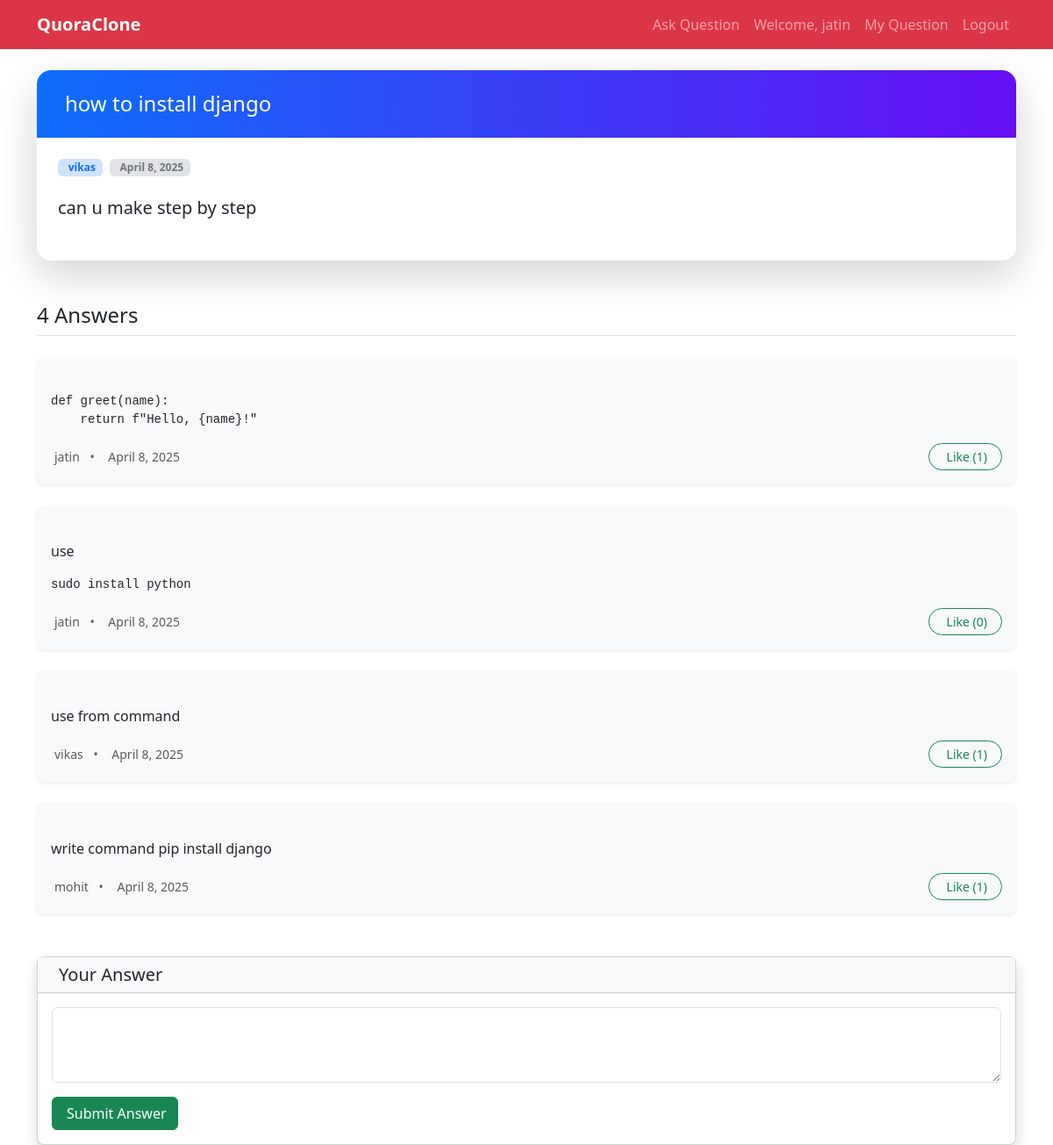
Screenshot of /qa/question/3/ (signed in) with the database file from the repository.
### qa_app/models.py (models this page shows, shortened)
class Question(models.Model):
    title = models.CharField(max_length=200)
    content = models.TextField()
    author = models.ForeignKey(User, on_delete=models.CASCADE, related_name='questions')
    created_at = models.DateTimeField(auto_now_add=True)
    updated_at = models.DateTimeField(auto_now=True)

class Answer(models.Model):
    question = models.ForeignKey(Question, on_delete=models.CASCADE, related_name='answers')
    content = models.TextField()
    author = models.ForeignKey(User, on_delete=models.CASCADE, related_name='answers')
    created_at = models.DateTimeField(auto_now_add=True)
    updated_at = models.DateTimeField(auto_now=True)
    likes = models.ManyToManyField(User, related_name='liked_answers', blank=True)
    def total_likes(self):
        return self.likes.count()

### qa_app/views.py (the view)
# urls.py: path('question/<int:pk>/', views.question_detail, name='question_detail'),
@login_required
def question_detail(request, pk):
    question = get_object_or_404(Question, pk=pk)
    question.content = mark_safe(markdown(question.content, extensions=['fenced_code']))
    answers = question.answers.all().order_by('-created_at')
    for answer in answers:
        answer.content = mark_safe(markdown(answer.content, extensions=['fenced_code']))
    if request.method == 'POST':
        form = AnswerForm(request.POST)
        if form.is_valid() and request.user.is_authenticated:
            answer = form.save(commit=False)
            answer.question = question
            answer.author = request.user
            answer.save()
            return redirect('question_detail', pk=pk)
    else:
        form = AnswerForm()
    return render(request, 'qa_app/question_details.html', {
        'question': question,
        'answers': answers,
        'form': form
    })

### qa_app/forms.py
class AnswerForm(forms.ModelForm):
    class Meta:
        model = Answer
        fields = ['content']
        widgets = {
            'content': forms.Textarea(attrs={'class': 'form-control', 'rows': 3}),
        }
        labels = {
            'content': 'Your Answer',
        }

### templates/qa_app/question_details.html (shortened to what this page needs)
{% extends 'base.html' %}
{% block content %}
<div class="card mb-5 shadow-lg border-0 rounded-4 position-relative question-card">
    <div class="card-header text-white py-4 px-4 border-0 rounded-top-4" style="background: linear-gradient(to right, #0d6efd, #6610f2);">
        <h2 class="mb-0 d-flex align-items-center">
            <span class="fs-4">{{ question.title }}</span>
        </h2>
    </div>
    <div class="card-body p-4">
        <div class="d-flex flex-wrap align-items-center mb-3">
            <span class="badge bg-primary-subtle text-primary me-2">
                 {{ question.author.username }}
            </span>
            <span class="badge bg-secondary-subtle text-secondary">
                 {{ question.created_at|date:"F j, Y" }}
            </span>
        </div>
        <div class="question-content fs-5 lh-lg text-dark">
            {{ question.content|safe}}
        </div>
    </div>
</div>
<h4 class="mb-4 border-bottom pb-2">{{ answers.count }} Answer{% if answers.count != 1 %}s{% endif %}</h4>
{% for answer in answers %}
    <div class="card mb-4 border-0 shadow-sm rounded-3 bg-light answer-card" id="answer-{{ answer.id }}">
        <div class="card-body">
            <div class="fs-6 mb-3 text-dark">
                {{ answer.content|safe }}
            </div>
            <div class="d-flex justify-content-between align-items-center">
                <small class="text-muted">
                    {{ answer.author.username }}
                    <span class="mx-2">•</span>
                    {{ answer.created_at|date:"F j, Y" }}
                </small>
                {% if user.is_authenticated %}
                    <button class="btn btn-sm btn-outline-success like-button rounded-pill px-3" data-answer-id="{{ answer.id }}">
                        {% if user in answer.likes.all %}
                            <i class="bi bi-hand-thumbs-down me-1"></i>Unlike
                        {% else %}
                            Like
                        {% endif %}
                        (<span class="likes-count">{{ answer.total_likes }}</span>)
                    </button>
                {% else %}
                    <span class="badge bg-secondary rounded-pill px-3 py-2">
                        <i class="bi bi-heart-fill me-1"></i>{{ answer.total_likes }}
                    </span>
                {% endif %}
            </div>
        </div>
    </div>
{% empty %}
    <div class="alert alert-info shadow-sm">
        <i class="bi bi-info-circle-fill me-2"></i>No answers yet. Be the first to answer!
    </div>
{% endfor %}
{% if user.is_authenticated %}
    <div class="card mt-5 shadow rounded-3">
        <div class="card-header bg-light">
            <h5 class="mb-0">Your Answer</h5>
        </div>
        <div class="card-body">
            <form method="post">
                <div class="mb-3">
                    {{ form.content }}
                </div>
                <button type="submit" class="btn btn-success">
                     Submit Answer
                </button>
            </form>
        </div>
    </div>
{% else %}
    <div class="alert alert-secondary mt-5 text-center">
        <i class="bi bi-box-arrow-in-right me-1"></i>
        <a href="{% url 'login' %}" class="alert-link">Login</a> to post an answer.
    </div>
{% endif %}
{% endblock %}

### templates/base.html (shortened to what this page needs)
<!DOCTYPE html>
<html lang="en">
<head>
    <link rel="stylesheet" href="https://cdnjs.cloudflare.com/ajax/libs/highlight.js/11.8.0/styles/github.min.css">
    <link href="https://cdn.jsdelivr.net/npm/bootstrap@5.3.0-alpha1/dist/css/bootstrap.min.css" rel="stylesheet">
</head>
<body>
    <nav class="navbar navbar-expand-lg navbar-dark bg-danger mb-4">
        <div class="container">
            <a class="navbar-brand" href="{% url 'home' %}">QuoraClone</a>
            <div class="collapse navbar-collapse" id="navbarNav">
                <ul class="navbar-nav ms-auto">
                    {% if user.is_authenticated %}
                        <li class="nav-item">
                            <a class="nav-link" href="{% url 'ask_question' %}">Ask Question</a>
                        </li>
                        <li class="nav-item">
                            <span class="nav-link">Welcome, {{ user.username }}</span>
                        </li>
                        <li class="nav-item">
                            <a class="nav-link" href="{% url 'my_questions' %}">My Question</a>
                        </li>
                        <li class="nav-item">
                            <a class="nav-link" href="{% url 'logout' %}">Logout</a>
                        </li>
                    {% endif %}
                </ul>
            </div>
        </div>
    </nav>
    <div class="container">
        {% block content %}{% endblock %}
    </div>
</body>
</html>

### templates/base.html (style rules this page uses)
.navbar-brand { font-weight: bold; }
.question-card { transition: transform 0.2s ease-in-out, box-shadow 0.2s ease-in-out; }

### rows the page displays
Question: title "how to install django", author.username "vikas", created_at "April 8, 2025", content "can u make step by step"
Answer: content "def greet(name): return f\"Hello, {name}!\"", author.username "jatin", created_at "April 8, 2025", shows "Like", total_likes "1"
Answer: content "use sudo install python", author.username "jatin", created_at "April 8, 2025", shows "Like", total_likes "0"
Answer: content "use from command", author.username "vikas", created_at "April 8, 2025", shows "Like", total_likes "1"
Answer: content "write command pip install django", author.username "mohit", created_at "April 8, 2025", shows "Like", total_likes "1"

### other values shown
{{ user.username }} "jatin"
{{ answers.count }} "4"
